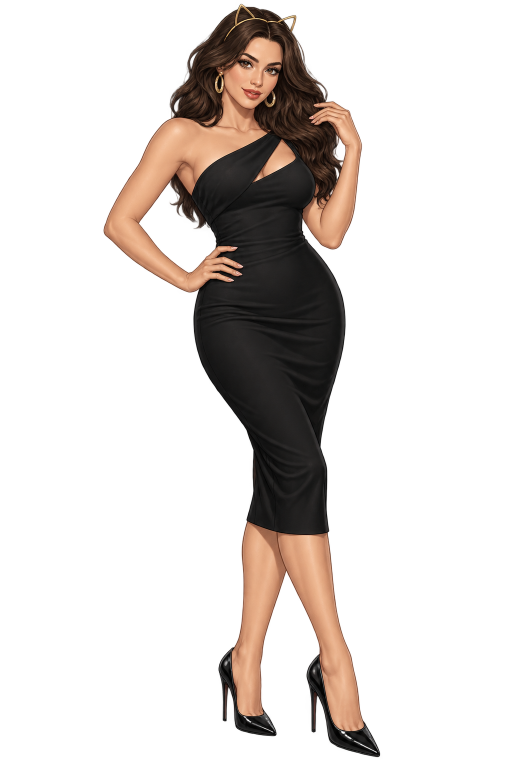
#> input picture output/malkokote-promo/model.png, 1024 x 1536 px (shown at 1/2 size)
$ python render.py model.png
#> lines starting #> are read from the running program, lines starting #| are printed output that depends on the picture
"""Sixteen-second Bulgarian fashion-modeling brand animation."""
from pathlib import Path
import math, subprocess, sys, wave
import numpy as np
from PIL import Image, ImageDraw, ImageFont
ROOT=Path(__file__).resolve().parent
W,H,S,FPS,DUR=1080,1920,1.5,30,16
FF='/opt/homebrew/bin/ffmpeg'
INK='#211d22';PINK='#ecd5d4';ROSE='#ad7279';CREAM='#fcf4e9';GOLD='#bda07b'
FONT='/System/Library/Fonts/Supplemental/'
def font(size,bold=False,serif=False):return ImageFont.truetype(FONT+('Georgia.ttf' if serif else 'Arial Bold.ttf' if bold else 'Arial.ttf'),round(size*S))
# [4 lines left out: function text, not called in this run]
def line(d,points,fill=GOLD,w=1):d.line([(round(x*S),round(y*S)) for x,y in points],fill=fill,width=round(w*S))
def ell(d,b,fill=None,outline=None,w=1):d.ellipse(tuple(round(v*S) for v in b),fill=fill,outline=outline,width=round(w*S))
def rect(d,b,fill,r=0,outline=None,w=1):d.rounded_rectangle(tuple(round(v*S) for v in b),round(r*S),fill=fill,outline=outline,width=round(w*S))
def ease(x):x=max(0,min(x,1));return 1-(1-x)**3
def smooth(x):x=max(0,min(x,1));return x*x*(3-2*x)
def layer():return Image.new('RGBA',(W,H),(0,0,0,0))
def put(im,l,x=0,y=0,a=1):
    if a<1:l=l.copy();l.putalpha(l.getchannel('A').point(lambda v:round(v*max(a,0))))
    im.alpha_composite(l,(round(x*S),round(y*S)))
model=Image.open(ROOT/'model.png').convert('RGBA')
#> model is the input picture: PIL image 1024x1536 RGBA; mean R, G, B, A 41.5, 30.5, 24.3, 56.2
# Subtle stationary paper color variation avoids a sterile flat backdrop.
yy,xx=np.mgrid[0:H,0:W]
g=np.exp(-(((xx-W*.56)/(W*.9))**2+((yy-H*.5)/(H*.7))**2))
bg=np.empty((H,W,3),dtype=np.uint8)
for i,(a,b) in enumerate(zip((228,199,203),(252,242,231))):bg[:,:,i]=a+(b-a)*g
paper=Image.fromarray(bg).convert('RGBA')
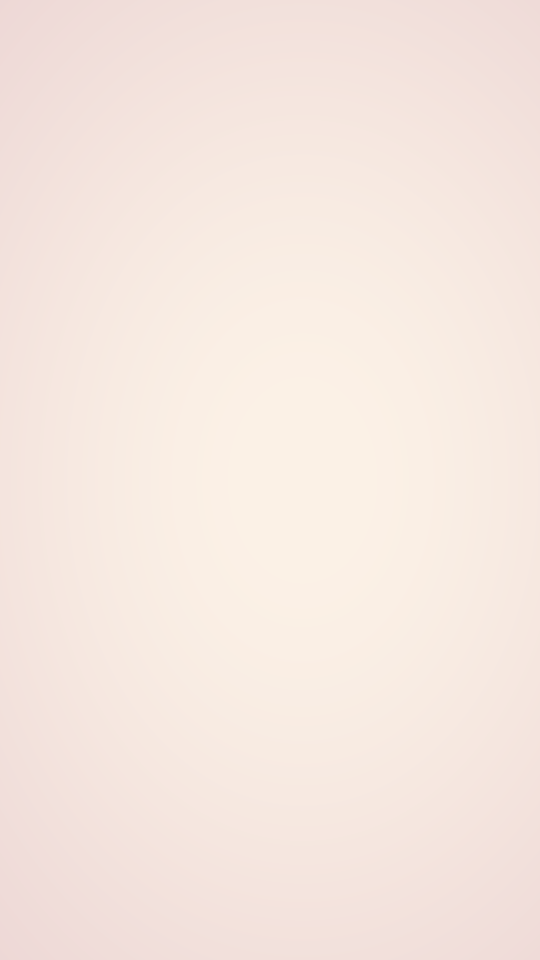
#> paper: PIL image 1080x1920 RGBA (shown at 1/2 size); mean R, G, B, A 246, 231.6, 224.1, 255
# [11 lines left out: functions cat, brand, not called in this run]
def spark(d,x,y,r,color=GOLD):
    line(d,[(x-r,y),(x+r,y)],color,1.5);line(d,[(x,y-r),(x,y+r)],color,1.5)
# [55 lines left out: function scene, not called in this run]
def music():
    sr=48000;a=np.zeros(sr*DUR,dtype=np.float32)
    notes=(220,261.626,329.628,493.883,440,329.628,261.626,329.628)
    for i in range(20):
        start=int((.3+i*.75)*sr);n=min(int(2*sr),len(a)-start);t=np.arange(n)/sr
        env=(1-np.exp(-t*20))*np.exp(-t*2.8)
        a[start:start+n]+=.012*env*(np.sin(2*np.pi*notes[i%8]*t)+.15*np.sin(4*np.pi*notes[i%8]*t))
    a*=np.minimum(1,(len(a)-np.arange(len(a)))/sr/.8)
    with wave.open(str(ROOT/'music.wav'),'wb') as w:w.setnchannels(1);w.setsampwidth(2);w.setframerate(sr);w.writeframes((a*32767).astype('<i2').tobytes())
# [9 lines left out: function mix, not called in this run]
if __name__=='__main__':
    if '--preview' in sys.argv:
        sheet=Image.new('RGB',(1080,480))
        for i,t in enumerate((2,6,9,14)):
            f=scene(t);f.save(ROOT/f'frame-{t}.jpg');sheet.paste(f.resize((270,480)),(i*270,0))
        sheet.save(ROOT/'storyboard.jpg');sys.exit()
    music()
#> (the run stopped early here; a loop or call above may not have finished)
